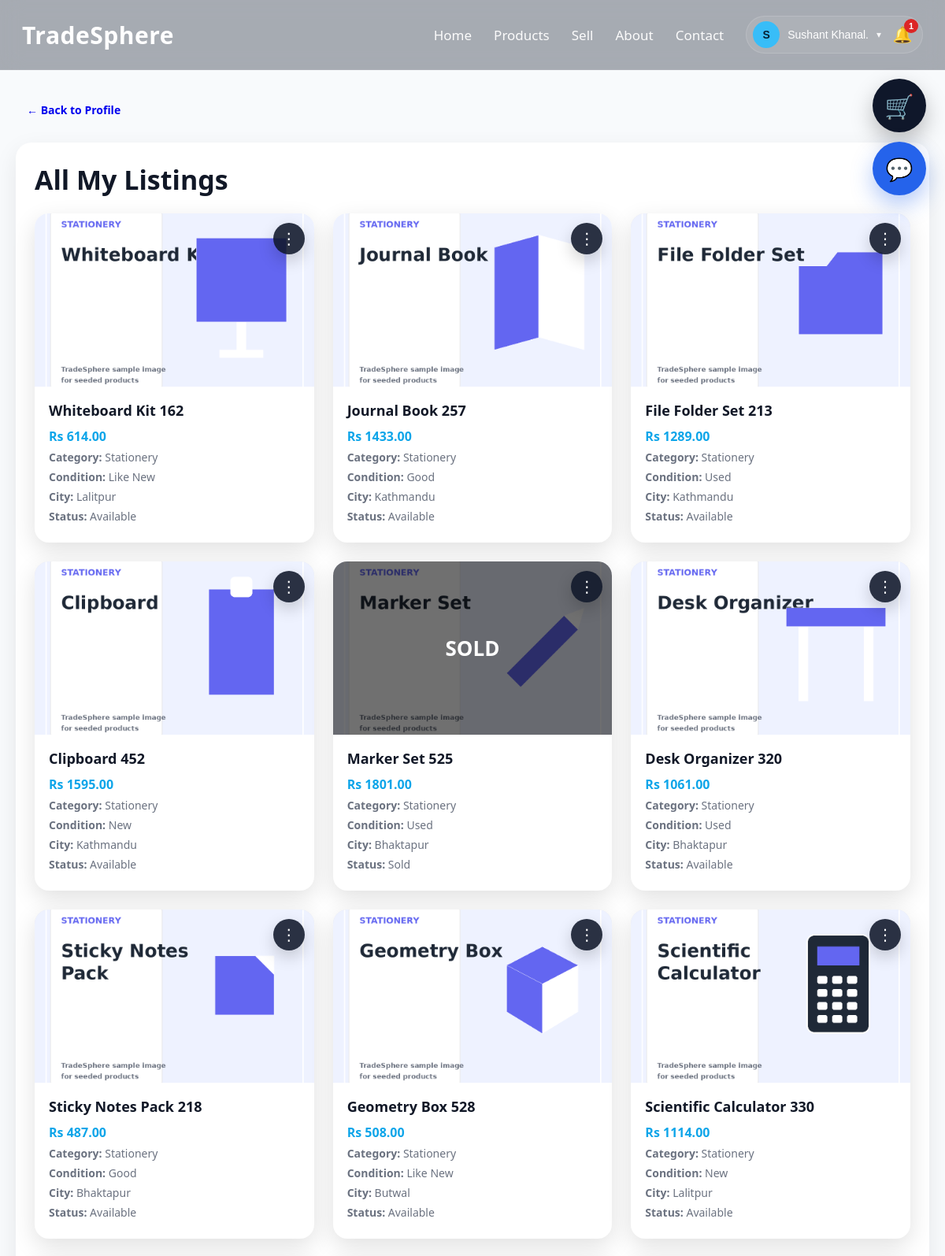
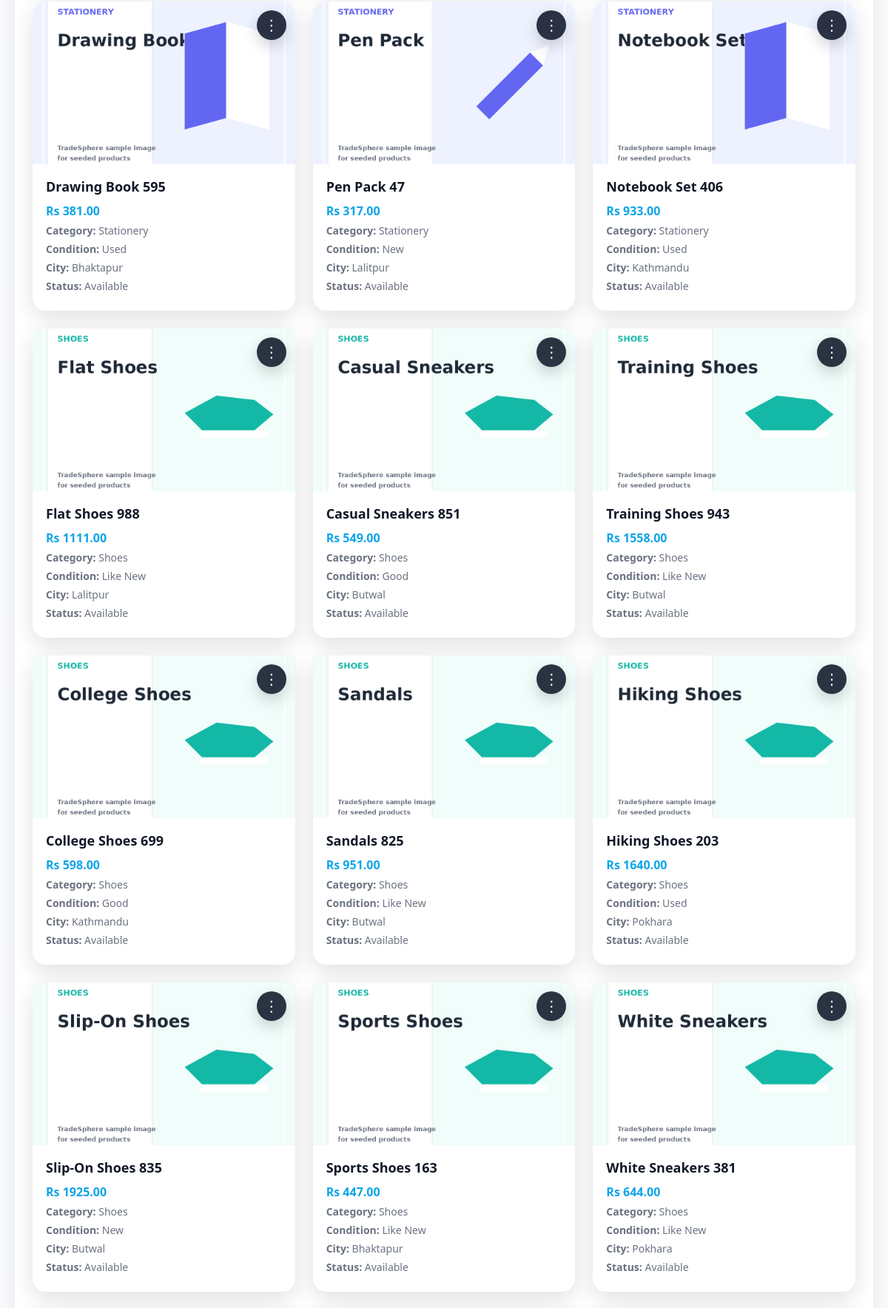
The page /my_listings.php (signed in, upper part) on the database its author committed (2 pictures, top to bottom).
### tables this page shows
CREATE TABLE `users` (
  `id` int(11) NOT NULL,
  `name` varchar(100) DEFAULT NULL,
  `email` varchar(150) DEFAULT NULL,
  `password` varchar(255) DEFAULT NULL,
  `role` enum('user','admin') DEFAULT 'user',
  `is_verified` tinyint(1) DEFAULT 0,
  `email_otp` varchar(255) DEFAULT NULL,
  `otp_expires_at` datetime DEFAULT NULL,
  `reset_token` varchar(255) DEFAULT NULL,
  `reset_expires_at` datetime DEFAULT NULL,
  `created_at` timestamp NOT NULL DEFAULT current_timestamp(),
  `seller_status` enum('none','pending','approved','rejected') DEFAULT 'none',
  `seller_requested_at` datetime DEFAULT NULL,
  `seller_verified_at` datetime DEFAULT NULL
);

CREATE TABLE `products` (
  `id` int(11) NOT NULL,
  `user_id` int(11) DEFAULT NULL,
  `name` varchar(255) DEFAULT NULL,
  `category_id` int(11) DEFAULT NULL,
  `price` decimal(10,2) DEFAULT NULL,
  `city` varchar(100) DEFAULT NULL,
  `seller_email` varchar(150) DEFAULT NULL,
  `contact_number` varchar(20) DEFAULT NULL,
  `contact_info` varchar(255) DEFAULT NULL,
  `image` varchar(255) DEFAULT NULL,
  `description` text DEFAULT NULL,
  `product_condition` varchar(50) DEFAULT NULL,
  `status` enum('available','sold') DEFAULT 'available',
  `created_at` timestamp NOT NULL DEFAULT current_timestamp(),
  `average_rating` decimal(3,2) NOT NULL DEFAULT 0.00,
  `rating_count` int(11) NOT NULL DEFAULT 0,
  `ai_status` enum('approved','manual_review','skipped') DEFAULT 'skipped',
  `ai_reason` text DEFAULT NULL
);

CREATE TABLE `categories` (
  `id` int(11) NOT NULL,
  `name` varchar(100) NOT NULL
);

### my_listings.php (the view, shortened to what this page needs)
<?php
include "config/db.php";
$userEmail = $conn->real_escape_string($_SESSION['user']);
$userRes = $conn->query("SELECT * FROM users WHERE email='$userEmail' LIMIT 1");
$user = $userRes ? $userRes->fetch_assoc() : null;
$userId = (int)$user['id'];
$myListings = $conn->query("
    SELECT p.*, c.name AS category_name
    FROM products p
    LEFT JOIN categories c ON p.category_id = c.id
    WHERE p.user_id = $userId
    ORDER BY p.id DESC
");
?>
<!DOCTYPE html>
<html lang="en">
<head>
    <link rel="stylesheet" href="css/style.css">
</head>
<body>
<?php include "includes/navbar.php"; ?>
<div class="page-wrap">
<div class="container">
    <div class="back-row">
        <a href="profile.php#listings" class="small-btn dark">← Back to Profile</a>
    </div>
    <div class="profile-section-card">
        <h2 class="section-title" style="text-align:left;margin-bottom:20px;">All My Listings</h2>
        <?php if ($myListings && $myListings->num_rows > 0): ?>
            <div class="products-grid">
                <?php while ($row = $myListings->fetch_assoc()): ?>
                    <div class="product-card seller-card">
                        <div class="product-image-wrap">
                            <img src="uploads/<?php echo htmlspecialchars($row['image']); ?>" alt="Product Image">
                            <?php if ($row['status'] === 'sold'): ?>
                                <div class="sold-badge">SOLD</div>
                            <?php endif; ?>
                            <div class="card-menu">
                                <button type="button" class="card-menu-btn" onclick="toggleListingMenu(<?php echo (int)$row['id']; ?>)">⋮</button>
                            </div>
                        </div>
                        <div class="product-body">
                            <h3><?php echo htmlspecialchars($row['name']); ?></h3>
                            <p class="price">Rs <?php echo htmlspecialchars($row['price']); ?></p>
                            <p class="meta"><strong>Category:</strong> <?php echo htmlspecialchars($row['category_name']); ?></p>
                            <p class="meta"><strong>Condition:</strong> <?php echo htmlspecialchars($row['product_condition']); ?></p>
                            <p class="meta"><strong>City:</strong> <?php echo htmlspecialchars($row['city']); ?></p>
                            <p class="meta"><strong>Status:</strong> <?php echo htmlspecialchars(ucfirst($row['status'])); ?></p>
                        </div>
                    </div>
                <?php endwhile; ?>
            </div>
        <?php else: ?>
            <p class="inline-empty">You have not listed any products yet.</p>
        <?php endif; ?>
    </div>
</div>
</div>
</body>
</html>

### includes/navbar.php (shortened to what this page needs)
<?php
include_once __DIR__ . "/../config/db.php";
$navUser = null;
$navCartCount = 0;
$notificationCount = 0;
if (isset($_SESSION['user'])) {
    $navEmail = $conn->real_escape_string($_SESSION['user']);
    $navRes = $conn->query("
        SELECT id, name, email
        FROM users
        WHERE email='$navEmail'
        LIMIT 1
    ");
    $navUser = $navRes ? $navRes->fetch_assoc() : null;
    if ($navUser) {
        $navUserId = (int)$navUser['id'];
        $cartRes = $conn->query("
            SELECT SUM(quantity) AS total
            FROM cart
            WHERE user_id=$navUserId
        ");
        if ($cartRes) {
            $cartData = $cartRes->fetch_assoc();
            $navCartCount = (int)($cartData['total'] ?? 0);
        }
        $countRes = $conn->query("
            SELECT COUNT(*) AS total
            FROM notifications
            WHERE user_id=$navUserId
            AND is_read=0
        ");
        if ($countRes) {
            $notificationCount = (int)$countRes->fetch_assoc()['total'];
        }
    }
}
$firstLetter = $navUser ? strtoupper(substr($navUser['name'], 0, 1)) : "U";
?>
<nav class="navbar">
    <div class="navbar-inner">
        <div class="logo">
            <a href="index.php">TradeSphere</a>
        </div>
        <div class="nav-links" id="navLinks">
            <a href="index.php">Home</a>
            <a href="products.php">Products</a>
            <a href="sell.php">Sell</a>
            <a href="index.php#about">About</a>
            <a href="index.php#contact">Contact</a>
            <?php if ($navUser): ?>
                <div class="profile-menu">
                    <div class="profile-combo">
                        <button type="button" class="profile-toggle" id="profileToggle">
                            <span class="profile-avatar">
                                <?php echo htmlspecialchars($firstLetter); ?>
                            </span>
                            <span class="profile-name">
                                <?php echo htmlspecialchars($navUser['name']); ?>
                            </span>
                            <span class="profile-caret">▾</span>
                        </button>
                        <button
                            type="button"
                            class="notification-btn"
                            onclick="toggleNotifications()"
                            title="Notifications"
                        >
                            🔔
                            <span
                                id="notificationCountBadge"
                                class="notification-count"
                                style="<?php echo ($notificationCount > 0) ? '' : 'display:none;'; ?>"
                            >
                                <?php echo $notificationCount; ?>
                            </span>
                        </button>
                    </div>
                </div>
            <?php else: ?>
                <a href="login.php">Login</a>
                <a href="register.php" class="nav-btn">Register</a>
            <?php endif; ?>
        </div>
    </div>
</nav>
<?php if ($navUser): ?>
    <a
        href="cart.php"
        id="floatingCart"
        class="floating-cart <?php echo ($navCartCount > 0) ? 'cart-active' : ''; ?>"
        title="View Cart"
    >
        🛒
    </a>
    <a
        href="messages.php"
        id="floatingMessages"
        class="floating-message-btn"
        title="Messages"
    >
        💬
    </a>
<?php endif; ?>

### my_listings.php (style rules this page uses)
.seller-card { position:relative; }
.seller-card .product-image-wrap { position:relative;overflow:visible; }
.card-menu { position:absolute;top:12px;right:12px;z-index:999; }
.card-menu-btn { width:40px;height:40px;border-radius:50%;border:none;background:rgba(15,23,42,.88);color:white;font-size:20px;cursor:pointer;box-shadow:0 8px 20px rgba(0,0,0,.18); }
.back-row { margin-bottom:22px; }

### rows shown on the page
users: name "S", name "Sushant Khanal."
products: image (picture), name "Whiteboard Kit 162", price "614.00", category.name "Stationery", product_condition "Like New", city "Lalitpur", status "Available"
products: image (picture), name "Journal Book 257", price "1433.00", category.name "Stationery", product_condition "Good", city "Kathmandu", status "Available"
products: image (picture), name "File Folder Set 213", price "1289.00", category.name "Stationery", product_condition "Used", city "Kathmandu", status "Available"
products: image (picture), name "Clipboard 452", price "1595.00", category.name "Stationery", product_condition "New", city "Kathmandu", status "Available"
products: image (picture), shows "SOLD", name "Marker Set 525", price "1801.00", category.name "Stationery", product_condition "Used", city "Bhaktapur", status "Sold"
products: image (picture), name "Desk Organizer 320", price "1061.00", category.name "Stationery", product_condition "Used", city "Bhaktapur", status "Available"
products: image (picture), name "Sticky Notes Pack 218", price "487.00", category.name "Stationery", product_condition "Good", city "Bhaktapur", status "Available"
products: image (picture), name "Geometry Box 528", price "508.00", category.name "Stationery", product_condition "Like New", city "Butwal", status "Available"
products: image (picture), name "Scientific Calculator 330", price "1114.00", category.name "Stationery", product_condition "New", city "Lalitpur", status "Available"
products: image (picture), name "Drawing Book 595", price "381.00", category.name "Stationery", product_condition "Used", city "Bhaktapur", status "Available"
products: image (picture), name "Pen Pack 47", price "317.00", category.name "Stationery", product_condition "New", city "Lalitpur", status "Available"
products: image (picture), name "Notebook Set 406", price "933.00", category.name "Stationery", product_condition "Used", city "Kathmandu", status "Available"
products: image (picture), name "Flat Shoes 988", price "1111.00", category.name "Shoes", product_condition "Like New", city "Lalitpur", status "Available"
products: image (picture), name "Casual Sneakers 851", price "549.00", category.name "Shoes", product_condition "Good", city "Butwal", status "Available"
products: image (picture), name "Training Shoes 943", price "1558.00", category.name "Shoes", product_condition "Like New", city "Butwal", status "Available"
products: image (picture), name "College Shoes 699", price "598.00", category.name "Shoes", product_condition "Good", city "Kathmandu", status "Available"
products: image (picture), name "Sandals 825", price "951.00", category.name "Shoes", product_condition "Like New", city "Butwal", status "Available"
products: image (picture), name "Hiking Shoes 203", price "1640.00", category.name "Shoes", product_condition "Used", city "Pokhara", status "Available"
products: image (picture), name "Slip-On Shoes 835", price "1925.00", category.name "Shoes", product_condition "New", city "Butwal", status "Available"
products: image (picture), name "Sports Shoes 163", price "447.00", category.name "Shoes", product_condition "Like New", city "Bhaktapur", status "Available"
products: image (picture), name "White Sneakers 381", price "644.00", category.name "Shoes", product_condition "Like New", city "Pokhara", status "Available"

### other values the page prints
$notificationCount "1"
